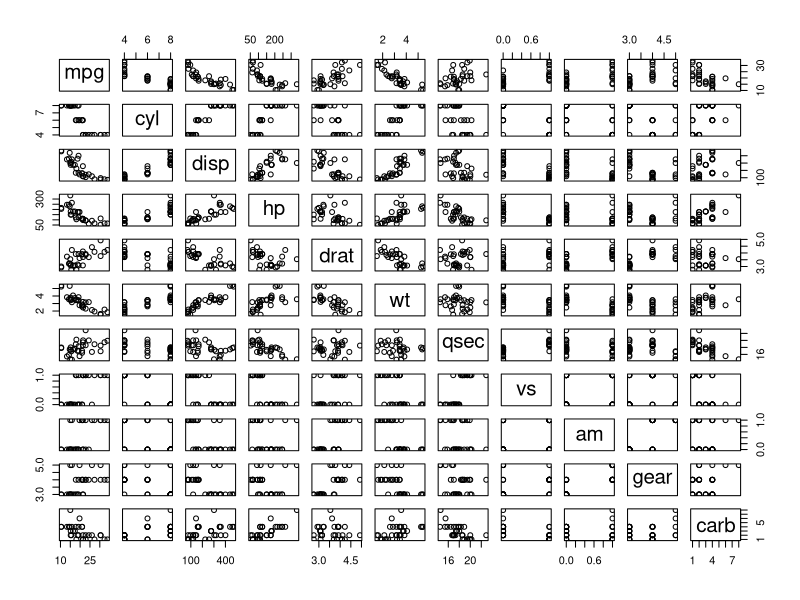
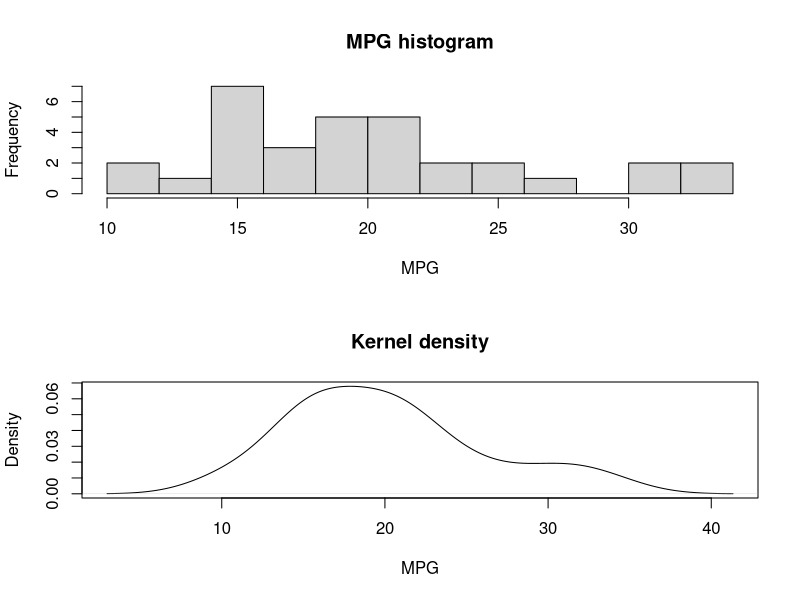
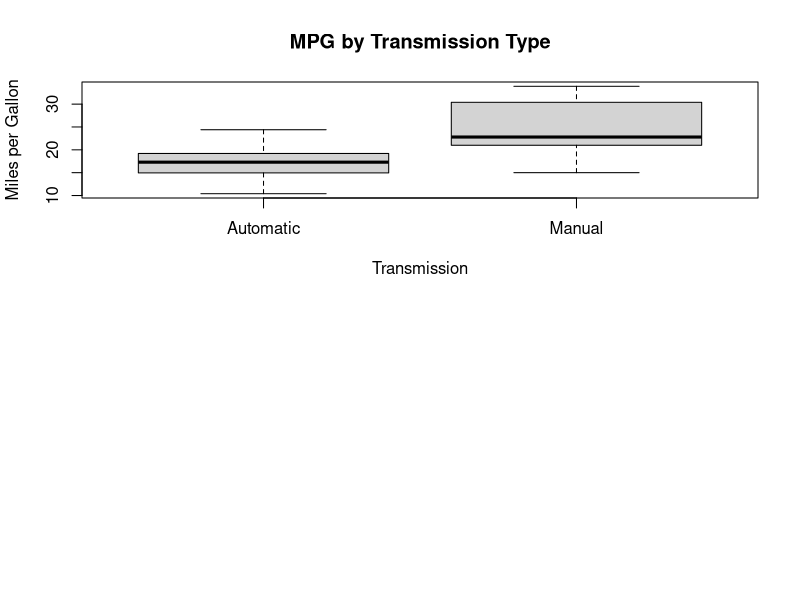

These figures' R source, in order:
## ---- chunk 1
library(datasets)
data(mtcars)
## ---- chunk 2
summary(mtcars)
## ---- chunk 3
pairs(mtcars)
## ---- chunk 4
par(mfrow=c(2,1))
hist(mtcars$mpg, breaks=10, xlab="MPG", main="MPG histogram")
plot(density(mtcars$mpg), main="Kernel density", xlab="MPG")
## ---- chunk 5
summary(mtcars[mtcars$am == 0,])
## ---- chunk 6
summary(mtcars[mtcars$am == 1,])
## ---- chunk 7
boxplot(mpg ~ am,
	data = mtcars,
	xlab = "Transmission",
	ylab = "Miles per Gallon",
	main = "MPG by Transmission Type",
	names = c("Automatic", "Manual")
)
## ---- chunk 8
t.test(mtcars$mpg ~ mtcars$am, conf.level=0.95)
## ---- chunk 9
all <- lm(mpg ~ ., data = mtcars)
summary(all)
## ---- chunk 10
fittedmodel <- step(lm(mpg ~ ., data=mtcars), trace=0)
summary(fittedmodel)
